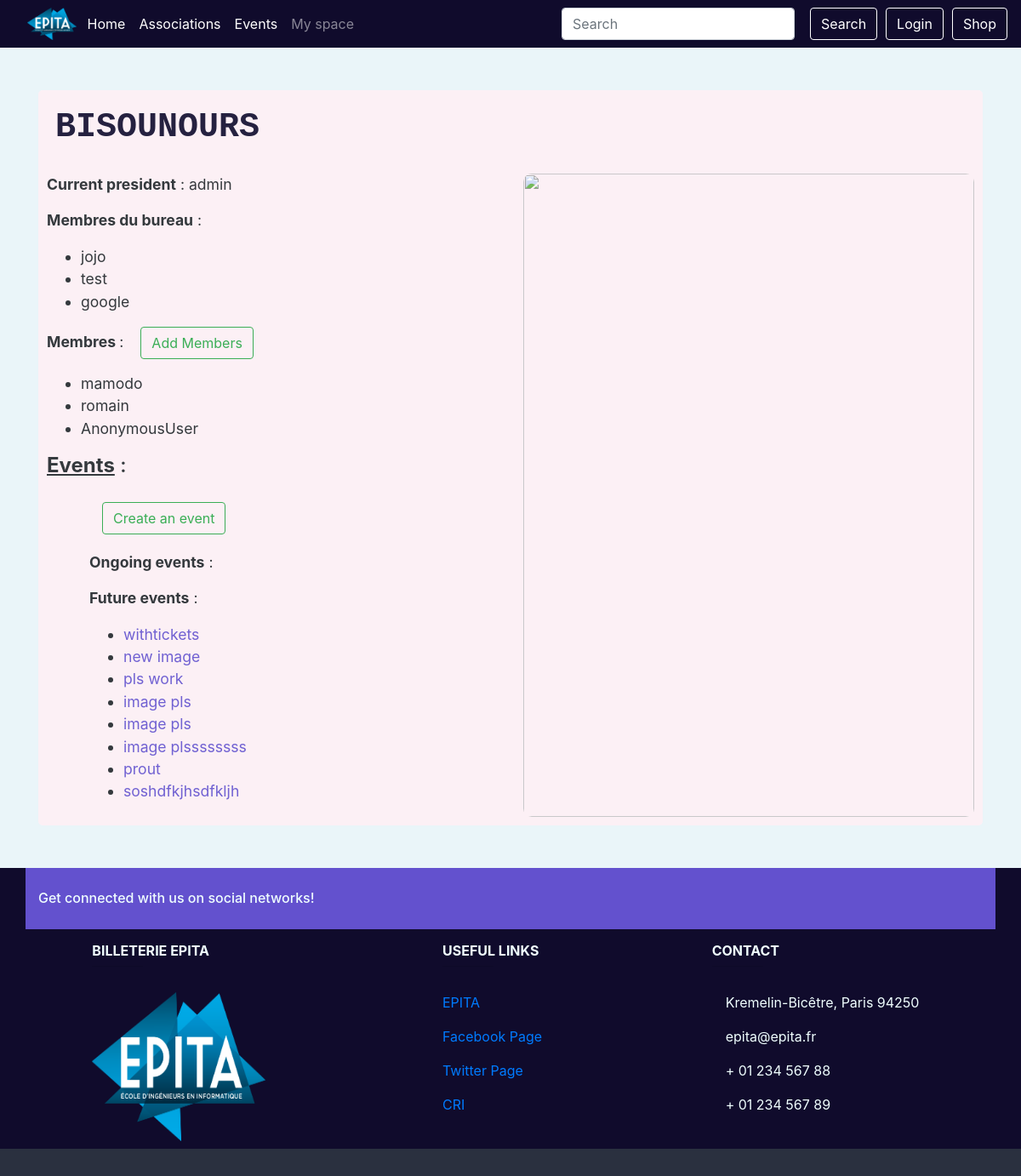
The page /assos/1 on the database as committed earlier.
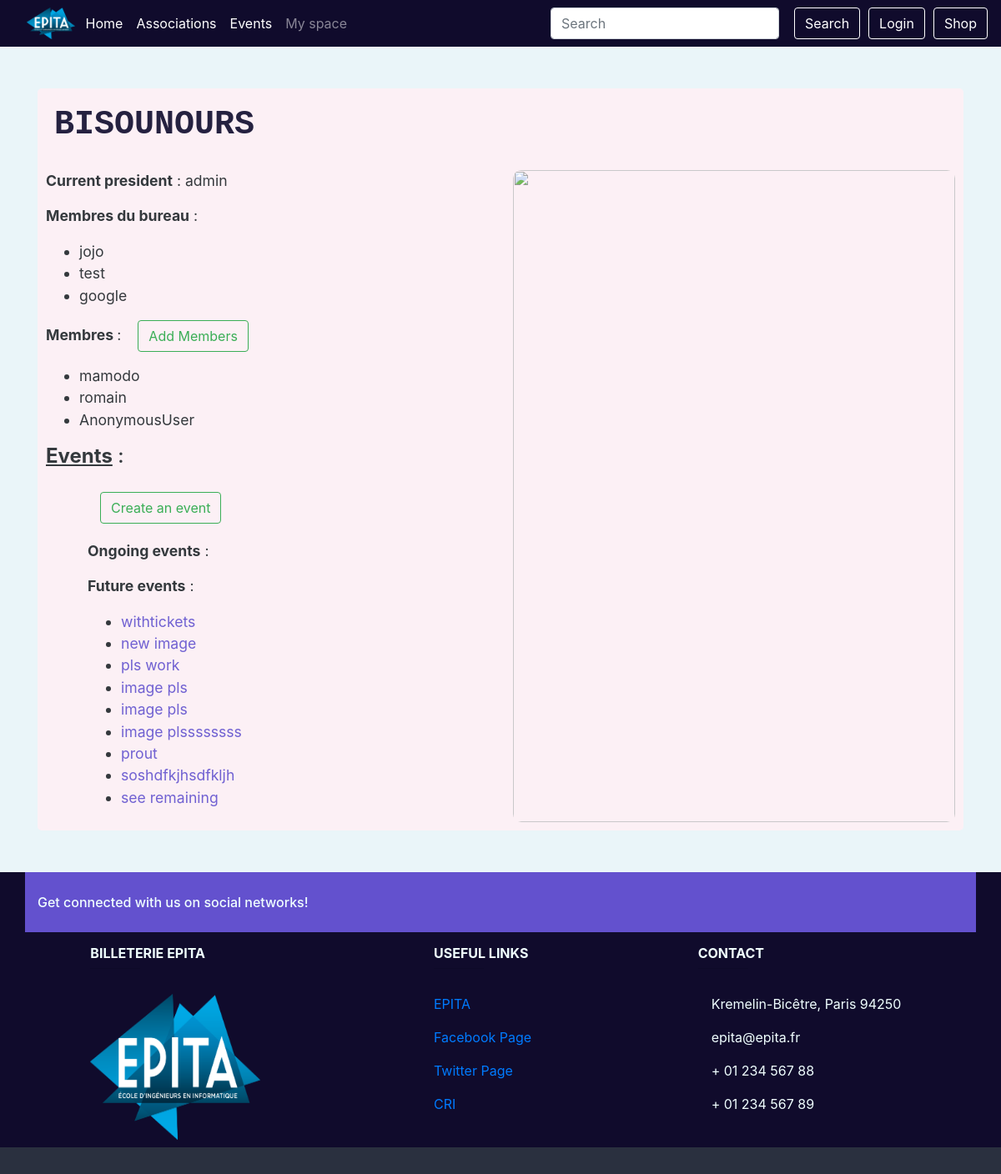
The same page on the database as committed later.
### event/models.py (models this page shows, shortened)
class Manager(models.Model):
    user = models.ForeignKey(User, on_delete=models.CASCADE,
                             related_name="managerships")
    assos_id = models.ForeignKey(Association, on_delete=models.CASCADE,
                                 related_name='managers')
    member = CompositeOneToOneField(Member, on_delete=models.CASCADE,
                                    to_fields={"assos_id", "user"})
    class Meta:
        verbose_name = _("Member of the Bureau")
        verbose_name_plural = _("Members of the Bureau")

class Member(models.Model):
    assos_id = models.ForeignKey(Association, related_name='members',
                                 on_delete=models.CASCADE)
    user = models.ForeignKey(User, related_name='memberships',
                             on_delete=models.CASCADE)
    class Meta:
        verbose_name = _("Member")
        verbose_name_plural = _("Members")
        unique_together = ('assos_id', 'user')

class Event(models.Model):
    PENDING = 'P'
    APPROVED = 'A'
    VALIDATED = 'V'
    REFUSED = 'R'
    CANCELED = 'C'
    EVENT_STATE_CHOICES = (
        (PENDING, _("Pending")),
        (APPROVED, _("Approved")),
        (REFUSED, _("Refused")),
        (CANCELED, _("Canceled")),
        (VALIDATED, _("Validated by the president")),
    )
    title = models.CharField(_("Title of the event"), max_length=64)
    event_state = models.CharField(_("State of the event"), max_length=1,
                                   choices=EVENT_STATE_CHOICES,
                                   default=PENDING)
    manager_id = models.ForeignKey(Manager, on_delete=models.SET_NULL,
                                   null=True, blank=True)
    start = models.DateTimeField(_("Start date and time"))
    end = models.DateTimeField(_("End date and time"))
    ticket_deadline = models.DateTimeField(_("Deadline to buy tickets"),
                                           null=True, blank=True)
    assos_id = models.ForeignKey(Association, on_delete=models.CASCADE,
                                 related_name='events')
    address_id = AddressField(on_delete=models.PROTECT)
    premium_flag = models.BooleanField(_("Premium"), default=False)
    image = models.ImageField(_("Event's cover image"),
                              default='event_pics/default.jpg',
                              upload_to='event_pics/uploads/')
    see_remaining = models.BooleanField(_("See remaining tickets"),
                                        default=False)
    class Meta:
        verbose_name = (_("Event"))
        verbose_name_plural = (_("Events"))
        permissions = (
            ('access_dashboard', 'User can access this event\'s dashboard'),
            ('change_state', 'User can the event\'s state'),
        )

### event/views.py (the view, shortened to what this page needs)
# urls.py: path('assos/<int:pk>', views.AssosDetailView.as_view(), name='asso_detail'),
class AssosDetailView(generic.DetailView, generic.edit.FormMixin):
    model = Association
    template_name = 'assos_detail.html'
    form_class = AddMemberForm
    def get_form_kwargs(self):
        kwargs = super(AssosDetailView, self).get_form_kwargs()
        kwargs.update({'user': self.request.user, 'asso' : self.get_object()})
        return kwargs
    def get_context_data(self, **kwargs):
        context = super().get_context_data(**kwargs)
        assos = self.get_object()
        try:
            president = assos.president
        except President.DoesNotExist:
            president = None
        context['president'] = president
        president = User.objects.none() if president is None else [president.user]
        managers = assos.managers.all().exclude(user__in=president)
        context['managers'] = managers
        managers = managers.values_list('user', flat=True)
        members = assos.members.all().exclude(user__in=managers).exclude(user__in=president)
        context['members'] = members
        events = assos.events.all()
        now = timezone.now()
        context['future_events'] = events.filter(start__gt=now)
        context['ongoing_events'] = events.filter(start__lte=now, end__gt=now)
        context['form'] = self.get_form()
        return context

### event/forms.py (shortened to what this page needs)
class AddMemberForm(forms.Form):
        def __init__(self, *args, **kwargs):
            self.asso = kwargs.pop('asso', None)
            self.user = kwargs.pop('user', None)
            super(AddMemberForm,self).__init__(*args,**kwargs)
            unwanted = self.asso.members.all().values_list('user', flat=True)
            self.fields['users'].queryset = User.objects.all().exclude(id__in=unwanted)
        users = forms.ModelMultipleChoiceField(label=_("Members to add"),
        queryset=User.objects.none(),
        widget=forms.SelectMultiple(attrs={"class" : "form-control select-multiple"}),
        required=False)

### shop/cart.py (called while the page is built)
def _cart_id(request):
    if 'cart_id' not in request.session:
        request.session['cart_id'] = _generate_cart_id()
    return request.session['cart_id']

def _generate_cart_id():
    import string, random
    return ''.join([random.choice(string.ascii_letters + string.digits) for _ in range(50)])

def get_all_cart_items(request):
    return CartItem.objects.filter(cart_id = _cart_id(request))

def item_count(request):
    return get_all_cart_items(request).count()

### templates/assos_detail.html (shortened to what this page needs)
{% extends "base.html" %}
{% load static %}
{% load guardian_tags %}
{%block content %}
    <div style="font-size:1.1rem;"class="container basic-block">
        <h1 style="font-family:'Courier New', Courier, monospace; font-weight:bolder; color:#100b2c; text-transform: uppercase; margin:10px; margin-bottom: 30px;">{{object.name}}</h1>
        {% if president %}
        <div class="row">
            <article class="col-xs-4 col-sm-4 col-md-4 col-lg-6">
                <p><b>Current president</b> : {{president.user.username}}</p>
                {% else %}
                <p><b>President</b> : Anonymous</p>
                {% endif %}
                <p><b>Membres du bureau</b> :</p>
                <ul style="">
                    {% for manager in managers %}
                    <li>{{manager.user.username}}
                    </li>
                    {% endfor %}
                </ul>
                <p><b>Membres </b> :<button style="margin-left:20px;" class="btn btn-outline-success" onclick="display('add_members')">Add Members</button></p>
                <ul>
                    {% for member in members %}
                        <li>{{member.user.username}}
                        </li>
                    {% endfor %}
                </ul>
                <h4><b style="text-decoration: underline;">Events</b> :</h4>
                <div style="margin-left:50px;">
                    {% if "create_event" in assos_perms %}
                    <a style="margin:15px;" href="{% url 'event:event_creation' asso=object.pk%}">
                    <button style="margin-top:20px;" class="btn btn-outline-success">Create an event</button>
                    </a>
                    {% endif %}
                    <p style="margin-top:20px;"><b>Ongoing events</b> :</p>
                    <p><b>Future events</b> :</p>
                    <ul>
                        {% for event in future_events %}
                        <li><a style="color:#6351ce; "href="{% url 'event:event_detail' event.id %}">{{event.title}}</a></li>
                        {% endfor %}
                    </ul>
                </div>
            </article>
            <article class="col-xs-4 col-sm-4 col-md-4 col-lg-6">
                <img src="{% static "img/assos_detail_img.png"%}" style="
                    opacity: 0.9;
                    height:100%;
                    width:100%;
                    border-radius: 10px;
                ">
            </article>
        </div>
    </div>
{% endblock content %}

Rows that differ between the two databases and show on the page:
added Event: title "see remaining"
